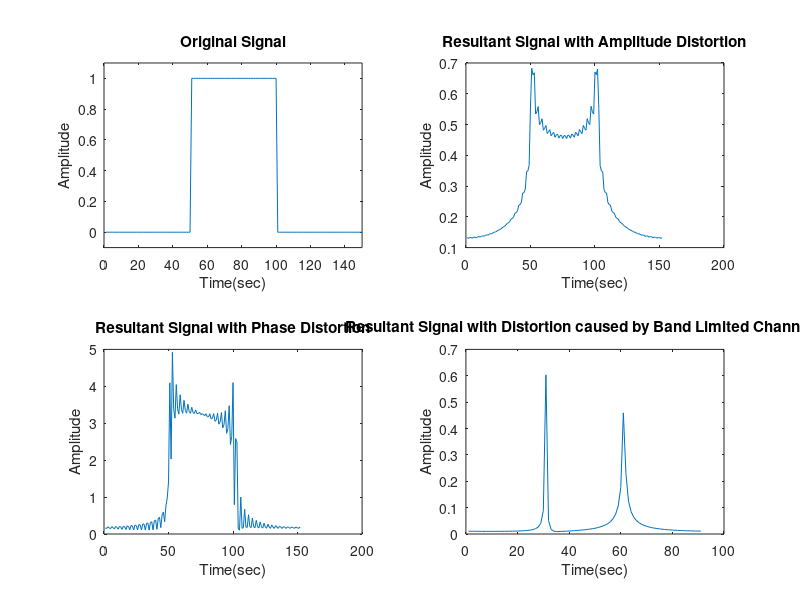

Write MATLAB code to recreate this figure.
clc;
close all;
clear all;
 
a=zeros(1,50);
b=ones(1,50);
c=[a,b,a];
m=length(c);
subplot(2,2,1);
plot(c);
axis([0 m -0.1 1.1]);
title('Original Signal');
ylabel('Amplitude');
xlabel('Time(sec)');
 
d=fft(c);

% Amplitude Distortion 
f1=d(1,1:length(d)/3)*0.2;
f2=d(1,length(d)/3:2*length(d)/3)*0.7;
f3=d(1,2*length(d)/3:length(d));
f=[f1,f2,f3];
g=ifft(f);
subplot(2,2,2);
plot(abs(g)); 
title('Resultant Signal with Amplitude Distortion');
ylabel('Amplitude');
xlabel('Time(sec)');
 
% Phase Distortion
f1=d(1,1:length(d)/3)*(1+3j);
f2=d(1,length(d)/3:2*length(d)/3)*(5+11j);
f3=d(1,2*length(d)/3:length(d))*(2+3j);
f=[f1,f2,f3];
h=ifft(f);
subplot(2,2,3);
plot(abs(h)); 
title('Resultant Signal with Phase Distortion');
ylabel('Amplitude');
xlabel('Time(sec)');

% Distortion caused by Band Limited Channel(ISI) 
f4=d(1,length(d)/5:4*length(d)/5);
i=ifft(f4);
subplot(2,2,4);
plot(abs(i)); 
title('Resultant Signal with Distortion caused by Band Limited Channel(ISI)');
ylabel('Amplitude');
xlabel('Time(sec)');

